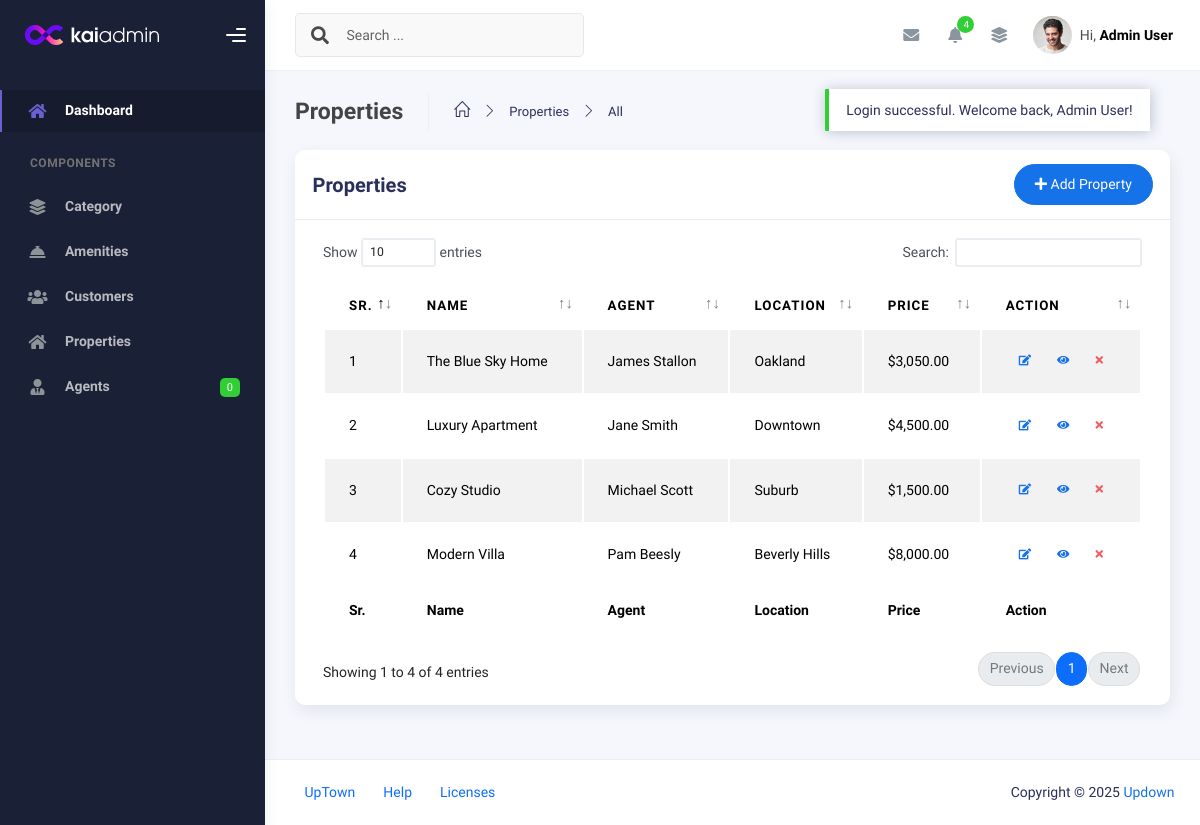
Screenshot of /dashboard/all-properties.php (signed in) with the database file from the repository.
### tables this page shows
CREATE TABLE properties (
    id INT AUTO_INCREMENT PRIMARY KEY,
    category_id INT,                       
    title VARCHAR(255) NOT NULL,           
    description TEXT,                      
    location VARCHAR(255) NOT NULL,         
    rent_price DECIMAL(10,2) NOT NULL,       
    old_price DECIMAL(10,2),                 
    bedrooms INT,                          
    bathrooms INT,                         
    area INT,                              
    image_url VARCHAR(255),                
    agent_id INT,                          
    status ENUM('available', 'sold', 'rented') DEFAULT 'available',
    created_at TIMESTAMP DEFAULT CURRENT_TIMESTAMP,
    FOREIGN KEY (category_id) REFERENCES property_categories(id) ON DELETE SET NULL,
    FOREIGN KEY (agent_id) REFERENCES users(id) ON DELETE SET NULL
);

CREATE TABLE users (
    id INT AUTO_INCREMENT PRIMARY KEY,
    username VARCHAR(100) NOT NULL,
    name VARCHAR(100) NOT NULL,
    email VARCHAR(100) UNIQUE NOT NULL,
    password_hash VARCHAR(255) NOT NULL,
    role ENUM('end-user', 'agent', 'admin') NOT NULL,
    profile_pic VARCHAR(255) NULL,
    contact VARCHAR(15) ,
    created_at TIMESTAMP DEFAULT CURRENT_TIMESTAMP
);

### dashboard/backend/select-all-perperties.php (called while the page is built, shortened)
<?php
$sql = "SELECT p.id, p.title, p.location, p.rent_price, u.name AS agent_name
    FROM properties p
    LEFT JOIN users u ON p.agent_id = u.id
    ORDER BY p.created_at DESC";
$stmt = $conn->prepare($sql);
$stmt->execute();
$properties = $stmt->fetchAll(PDO::FETCH_ASSOC);

### dashboard/all-properties.php (the view, shortened to what this page needs)
<?php
require_once "components/header.php";
require_once "backend/select-all-perperties.php"
?>
<div class="col-md-12">
    <div class="card">
        <div class="card-header">
            <div class="d-flex align-items-center">
                <h4 class="card-title"> Properties</h4>
                <a href="new-property.php" class="btn btn-primary btn-round ms-auto"><i class="fa fa-plus"></i>
                    Add Property</a>
            </div>
        </div>
        <div class="card-body">
            <div class="table-responsive">
                <table id="propertyTable" class="display table table-striped table-hover">
                    <thead>
                        <tr>
                            <th>Sr.</th>
                            <th>Name</th>
                            <th>Agent</th>
                            <th>Location</th>
                            <th>Price</th>
                            <th style="width: 10%">Action</th>
                        </tr>
                    </thead>
                    <tfoot>
                        <tr>
                            <th>Sr.</th>
                            <th>Name</th>
                            <th>Agent</th>
                            <th>Location</th>
                            <th>Price</th>
                            <th style="width: 10%">Action</th>
                        </tr>
                    </tfoot>
                    <tbody>
                        <?php
                        $i = 1;
                        foreach ($properties as $property):
                        ?>
                            <tr>
                                <td><?php echo htmlspecialchars($i); ?></td>
                                <td><?php echo htmlspecialchars($property['title']); ?></td>
                                <td><?php echo htmlspecialchars($property['agent_name']); ?></td>
                                <td><?php echo htmlspecialchars($property['location']); ?></td>
                                <td>$<?php echo number_format($property['rent_price'], 2); ?></td>
                                <td>
                                    <div class="form-button-action">
                                        <a href="update-property.php?id=<?php echo htmlspecialchars($property['id']); ?>" class="btn btn-link btn-primary btn-sm ">
                                            <i class="fa fa-edit"></i>
                                        </a>
                                        <a href="view-property.php?id=<?php echo htmlspecialchars($property['id']); ?>" class="btn btn-link btn-primary btn-sm ">
                                            <i class="fa fa-eye"></i>
                                        </a>
                                        <a href="delete-property.php?id=<?php echo htmlspecialchars($property['id']); ?>" class="btn btn-link btn-sm btn-danger">
                                            <i class="fa fa-times"></i>
                                        </a>
                                    </div>
                                </td>
                            </tr>
                        <?php
                            $i++;
                        endforeach; ?>
                    </tbody>
                </table>
            </div>
        </div>
    </div>
</div>
<?php require_once "components/footer.php"; ?>

### rows the page displays
properties: title "The Blue Sky Home", agent.name "James Stallon", location "Oakland", rent_price "3,050.00"
properties: title "Luxury Apartment", agent.name "Jane Smith", location "Downtown", rent_price "4,500.00"
properties: title "Cozy Studio", agent.name "Michael Scott", location "Suburb", rent_price "1,500.00"
properties: title "Modern Villa", agent.name "Pam Beesly", location "Beverly Hills", rent_price "8,000.00"

### other values shown
$count "0"
$_SESSION['name'] "Admin User"
$title "Properties"
$mainPage "Properties"
$page "All"
$_SESSION['msg'] "Login successful. Welcome back, Admin User!"
